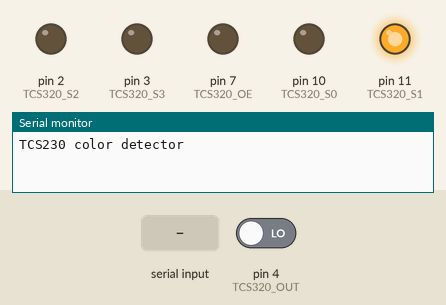
This sketch was run on a simulated Arduino Uno, built with avr-gcc and run on an emulated ATmega328P. Shown: output pins drawn as LEDs (lit = HIGH), the last lines printed to the serial monitor. Inputs (shaded band) come from the test bench; at power-on: pin 4 (TCS320_OUT) LOW.

Above: at 1.2 s.
1.3 s: "1" received over Serial
At 2.1 s:
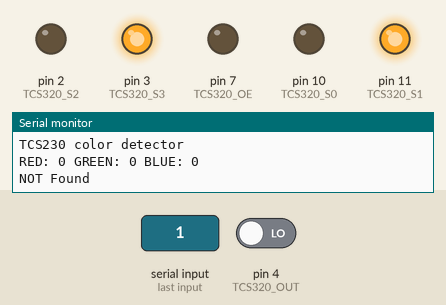
Timing chart, 0 to 4.3 s (numbered marks = the images above; inputs shaded):
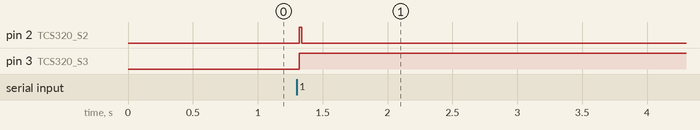

The sketch:

ColourSensor2.ino
```cpp
//
// Detect colors using TCS230.
//

// Arduino uno pins for control of TCS230
#define TCS320_OE 7
#define TCS320_S0 10
#define TCS320_S1 11
#define TCS320_S2 2
#define TCS320_S3 3
#define TCS320_OUT 4

#define variance 50  // Acceptable detection error 2%.
int whiteColourLimit =1200;
int blackColourLimit = 4500;

#define SEL_RED  \
   digitalWrite(TCS320_S2,LOW);digitalWrite(TCS320_S3,LOW)
#define SEL_GREEN \
   digitalWrite(TCS320_S2,HIGH);digitalWrite(TCS320_S3,HIGH)
#define SEL_BLUE \
   digitalWrite(TCS320_S2,LOW);digitalWrite(TCS320_S3,HIGH)
#define SEL_CLEAR \
   digitalWrite(TCS320_S2,HIGH);digitalWrite(TCS320_S3,LOW)

#define TWO_PER \
   digitalWrite(TCS320_S0,LOW);digitalWrite(TCS320_S1,HIGH);

#define debug(a) Serial.println((a));


#define NUMCOL 5

// int RGB[NUMCOL][3]; // Five colors with 3 elements.
// Array of NUMCOL strings len 10. 11 for null.
// char colname[NUMCOL][11];

// Typical values for 2% dividers (set variance to 50).
int RGB[NUMCOL][3]={
   {248,647,393},
   {188,261,265},
   {404,710,546},
   {506,493,304},
   {930,1199,837},
};

char colname[NUMCOL][11]={
"red",
"yellow",
"brown",
"blue",
"black",
};

////////////////////////////////////////////////////////////////
void setup() {

   pinMode(TCS320_OE,OUTPUT);
   pinMode(TCS320_S0,OUTPUT);
   pinMode(TCS320_S1,OUTPUT);
   pinMode(TCS320_S2,OUTPUT);
   pinMode(TCS320_S3,OUTPUT);
   pinMode(TCS320_OUT,INPUT);

   TWO_PER;

   digitalWrite(TCS320_OE,LOW); // On always.

   Serial.begin(115200);
   Serial.println("TCS230 color detector");
}

////////////////////////////////////////////////////////////////
unsigned long get_TCS230_reading(void) {
  unsigned long val;
  noInterrupts();
  val = pulseIn(TCS320_OUT,HIGH,20000); // 2000us=2ms  2Hz min.
  interrupts();
  return val;
}

static int clr,red,green,blue;

////////////////////////////////////////////////////////////////
uint16_t detect(void) {
   unsigned long val;

    SEL_RED;
    red = val = get_TCS230_reading();
    Serial.print("RED: "); Serial.print(val);

    SEL_GREEN;
    green = val = get_TCS230_reading();
    Serial.print(" GREEN: "); Serial.print(val);

    SEL_BLUE;
    blue = val = get_TCS230_reading();
    Serial.print(" BLUE: "); Serial.print(val);

    Serial.print(" \n");
}

////////////////////////////////////////////////////////////////
int withinEQ(int c, int xl, int xh) {
   if (c>=xl && c<=xh) return 1;
   return 0;
}

////////////////////////////////////////////////////////////////
// Compare a value to a value and variance.
int compare(int c, int v, int err) {
int xh=v+err, xl=v-err;
   if (withinEQ(c,xl,xh)) return 1;
   return 0;
}

////////////////////////////////////////////////////////////////
void loop() {
uint8_t chr,i,fnd;

   if (Serial.available()>0) {

      chr = Serial.read(); // Consume.

      // Find color match.
      detect();
      fnd=0;
      for (i=0;i<NUMCOL;i++) {
         if ( compare(red,RGB[i][0],variance) &&
              compare(green,RGB[i][1],variance) &&
              compare(blue,RGB[i][2],variance)
            ) { // Found
              Serial.print("Col is :");
              Serial.println(colname[i]);
              fnd=1;
              break;
            }
      }
      if (!fnd) Serial.println("NOT Found");
   }
}
```

Measured:
- after the input at 1.3 s, pin 2 (TCS320_S2): LOW → HIGH at once, → LOW 0.02 s later; pin 3 (TCS320_S3): LOW → HIGH at once
